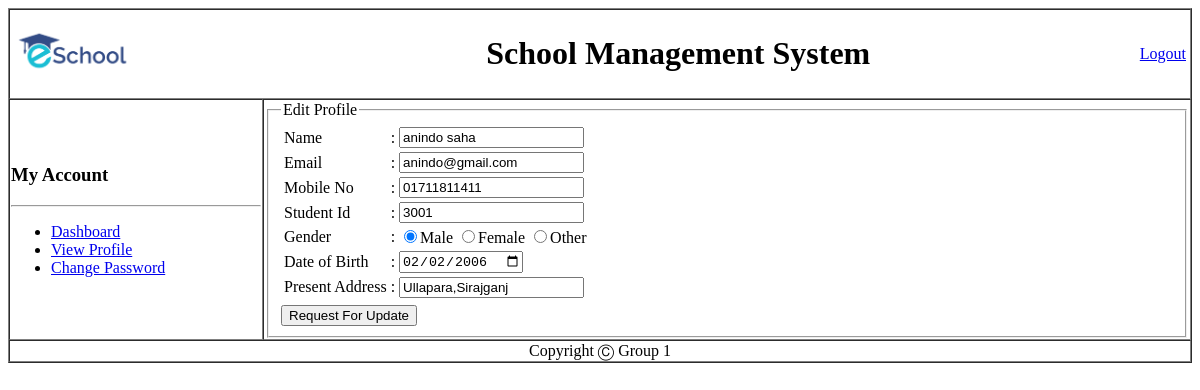
/student/view/edit.php (signed in), run on an earlier commit of the app's database.
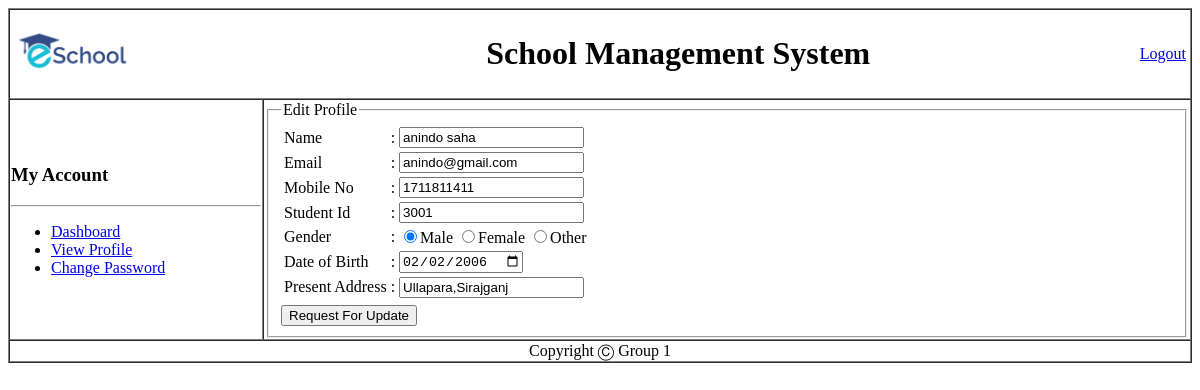
And on a later commit of the database.
### tables this page shows
CREATE TABLE `student` (
  `id` varchar(20) NOT NULL,
  `name` varchar(70) NOT NULL,
  `email` varchar(70) NOT NULL,
  `mobile` varchar(70) NOT NULL,
  `gender` varchar(70) NOT NULL,
  `dob` varchar(10) NOT NULL,
  `class` varchar(10) NOT NULL,
  `section` varchar(10) NOT NULL,
  `roll` varchar(70) NOT NULL,
  `p_address` varchar(70) NOT NULL,
  `password` varchar(70) NOT NULL,
  `marks` varchar(10) NOT NULL
);

### student/Model/DatabaseConnection.php (called while the page is built, shortened)
<?php
	function getUserById($Id){
		$conn = getConnection();
		$sql = "select * from student where id='{$Id}'";
		$result = mysqli_query($conn, $sql);
		$row = mysqli_fetch_assoc($result);
		return $row;
	}
?>

### student/View/edit.php (the view, shortened to what this page needs)
<?php
include('header.php');
include_once('../model/DatabaseConnection.php');
$viemyinfo = getUserbyid($_COOKIE['id']);
?>
<?php include('sideBar.php'); ?>
<td>
  <fieldset>
    <legend>Edit Profile</legend>
    <form class="" action="../Controller/editCheck.php" onsubmit="return val()" method="post">
      <table>
        <tr>
          <td>Name</td>
          <td>:</td>
          <td><input type="text" id="name" name="name" placeholder="Enter Full Name" value="<?php echo $viemyinfo['name']; ?>"></td>
        </tr>
        <tr>
          <td>Email</td>
          <td>:</td>
          <td><input type="email" id="email" name="email" value="<?php echo $viemyinfo['email']; ?>"></td>
        </tr>
        <tr>
          <td>Mobile No</td>
          <td>:</td>
          <td><input type="number" id="mobile" name="mobile" value="<?php echo $viemyinfo['mobile']; ?>"></td>
        </tr>
        <tr>
          <td>Student Id</td>
          <td>:</td>
          <td> <input type="number" id="id" name="id" value="<?php echo $viemyinfo['id']; ?>"></td>
        </tr>
        <tr>
          <td>Gender</td>
          <td>:</td>
          <td><input type="radio" id="gender" name="gender" <?php if ($viemyinfo['gender'] == "male") { ?> checked="true" <?php } ?> value="male">Male
            <input type="radio" id="gender" name="gender" <?php if ($viemyinfo['gender'] == "female") { ?> checked="true" <?php } ?> value="female">Female
            <input type="radio" id="gender" name="gender" <?php if ($viemyinfo['gender'] == "other") { ?> checked="true" <?php } ?> value="other">Other
          </td>
        </tr>
        <tr>
          <td>Date of Birth</td>
          <td>:</td>
          <td><input type="date" id="dob" name="dob" value="<?php echo $viemyinfo['dob']; ?>"></td>
        </tr>
        <tr>
          <td>Present Address</td>
          <td>:</td>
          <td><input type="text" id="p_address" name="p_address" value="<?php echo $viemyinfo['p_address']; ?>"></td>
        </tr>
        <tr>
          <td colspan="3">
          </td>
        </tr>
      </table>
      <input type="submit" name="submit" value="Request For Update">
    </form>
  </fieldset>
</td>
</tr>
<?php include('footer.php'); ?>

What changed in the data, as far as the page shows it:
changed student "anindo saha": mobile "01711811411" → "1711811411"
